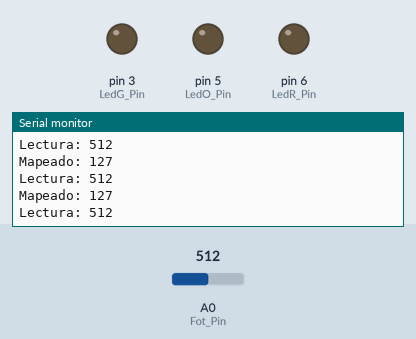
This sketch was run on a simulated Arduino Uno, built with avr-gcc and run on an emulated ATmega328P. Parts: output pins drawn as LEDs (lit = HIGH), the last lines printed to the serial monitor. The inputs (shaded band) are chosen by the test bench; at power-on: A0 (Fot_Pin) = 512.

Above: at 1.2 s.
1.3 s: A0 (Fot_Pin) set to 982
At 2.0 s:
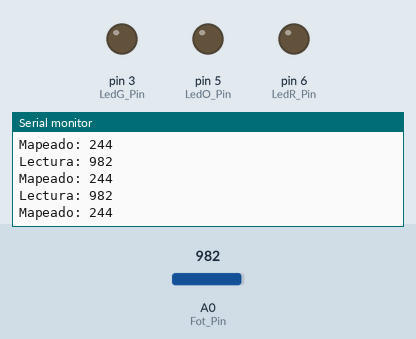
4.3 s: A0 (Fot_Pin) set to 1010
At 5.1 s:
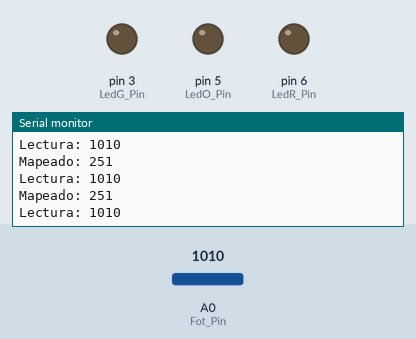
Timing chart, 0 to 7.3 s (numbered marks = the images above; inputs shaded):
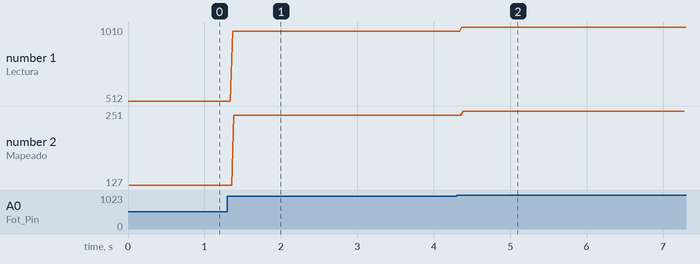

The sketch:

arduino04_0011.ino
```cpp
// Codigo Ejemplo
int LedR_Pin = 6;
int LedO_Pin = 5;
int LedG_Pin = 3;
int Fot_Pin = A0;
int sensorValue = 0;
int outputValue = 0;
void setup()
{
Serial.begin(9600);
pinMode(LedR_Pin, OUTPUT);
pinMode(LedO_Pin, OUTPUT);
pinMode(LedG_Pin, OUTPUT);
}
void loop()
{
 sensorValue = analogRead(Fot_Pin);
 outputValue = map(sensorValue, 0, 1023, 0, 255);
 Serial.print("Lectura: ");
 Serial.println(sensorValue);
 Serial.print("Mapeado: ");
 Serial.println(outputValue);
 if (outputValue=0)
 {
   digitalWrite(LedR_Pin, HIGH);
   digitalWrite(LedO_Pin, LOW);
   digitalWrite(LedG_Pin, LOW);
 }
 else if (outputValue>0 && outputValue<127)
 {
   digitalWrite(LedR_Pin, LOW);
   digitalWrite(LedO_Pin, HIGH);
   digitalWrite(LedG_Pin, LOW);
 }
 else if (outputValue>127)
 {
   digitalWrite(LedR_Pin, LOW);
   digitalWrite(LedO_Pin, LOW);
   digitalWrite(LedG_Pin, HIGH);
 }

}
```

Measured:
- the behaviour switches between 999 and 1000 on A0 (Fot_Pin) (found by bisection; images 1 and 2)
- after the input at 1.3 s, the serial monitor: prints a new line after 0.07 s (image 1)
- after the input at 4.3 s, the serial monitor: prints a new line after 0.07 s (image 2)
- plotted number 1: 512 → 982 after the input at 1.3 s, 982 → 1010 after the input at 4.3 s
- plotted number 2: 127 → 244 after the input at 1.3 s, 244 → 251 after the input at 4.3 s
